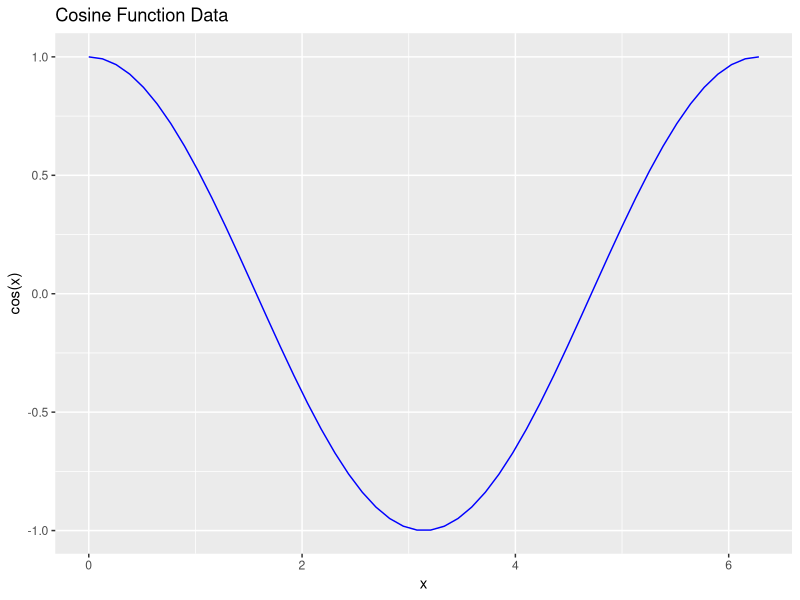
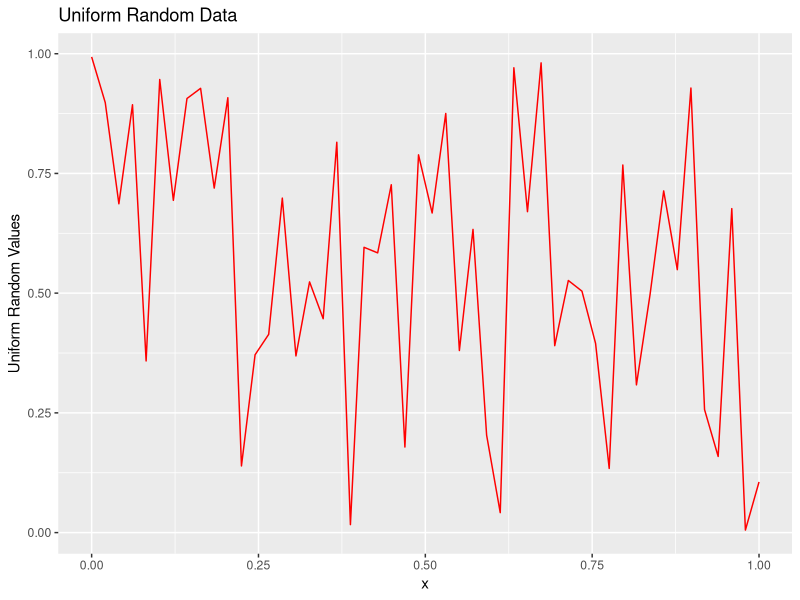
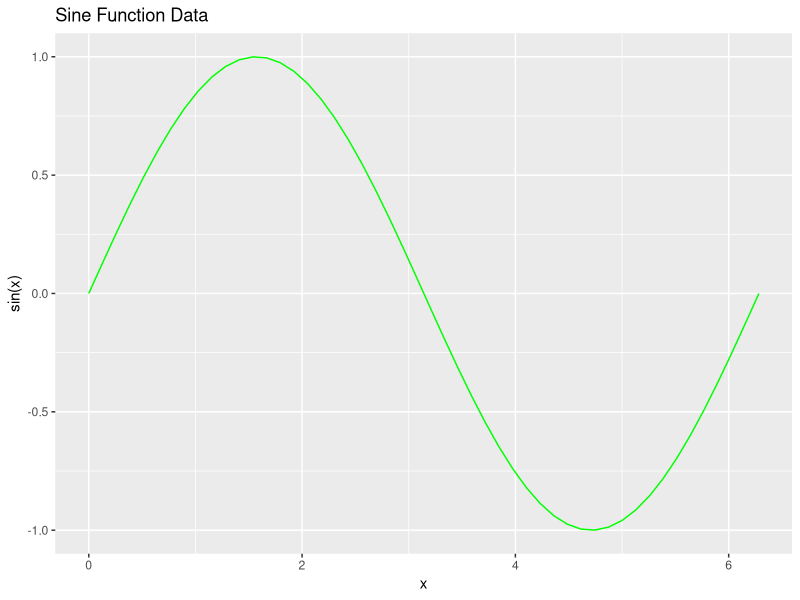
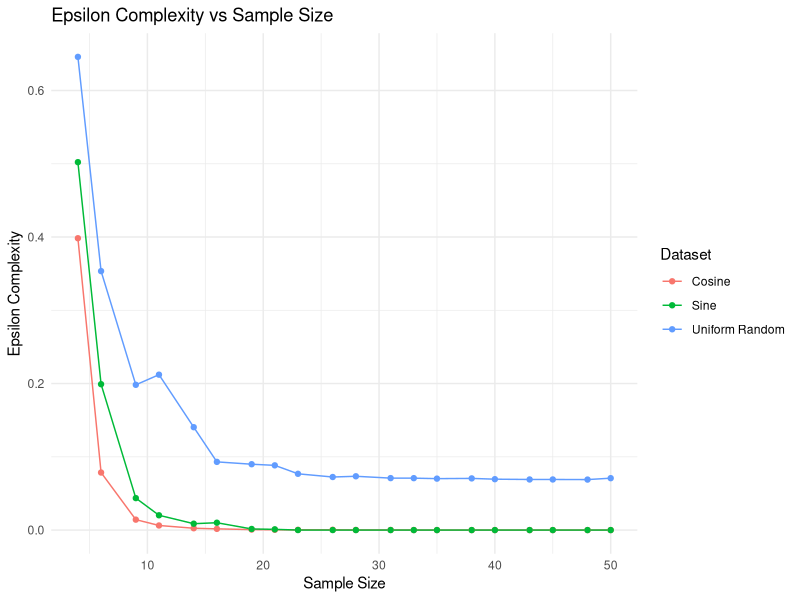

These figures' R source, in order:
## ---- chunk 1
library(splines)

generateCosineData <- function(n) {
  x <- seq(0, 2*pi, length.out = n)
  y <- cos(x)
  return(data.frame(x, y))
}

generateSineData <- function(n) {
  x <- seq(0, 2*pi, length.out = n)
  y <- sin(x)
  return(data.frame(x, y))
}

generateUniformRandomData <- function(n) {
  x <- seq(0, 1, length.out = n)
  y <- runif(n)
  return(data.frame(x, y))
}

performMonteCarloSimulation <- function(data, numSampleSizes, numIterationsPerSize) {
  n <- nrow(data)
  # Ensure minimum sample size is 4 for smooth.spline to work
  sampleSizes <- round(seq(n, 4, length.out = numSampleSizes))
  results <- numeric(length(sampleSizes))

  for (j in seq_along(sampleSizes)) {
    sampleSize <- sampleSizes[j]
    complexitySum <- 0

    for (i in 1:numIterationsPerSize) {
      sampledData <- data[sample(1:n, sampleSize), ]
      complexitySum <- complexitySum + calculateEpsilonComplexity(sampledData, data)
    }

    results[j] <- complexitySum / numIterationsPerSize
  }

  return(list(sampleSizes = sampleSizes, complexity = results))
}

calculateEpsilonComplexity <- function(sampledData, originalData) {
  splineFit <- smooth.spline(sampledData$x, sampledData$y)
  approxData <- predict(splineFit, originalData$x)
  deviation <- mean((originalData$y - approxData$y)^2)
  return(deviation)
}
## ---- chunk 2
numPoints <- 50
cosData <- generateCosineData(numPoints)
sineData <- generateSineData(numPoints)
uniformData <- generateUniformRandomData(numPoints)
## ---- chunk 3
# Parameters for the simulation
numSampleSizes <- 20 # Number of different sample sizes to test
numIterationsPerSize <- 100 # Number of iterations per sample size

# Running the simulation for cosine data
cosResults <- performMonteCarloSimulation(cosData, numSampleSizes, numIterationsPerSize)

# Running the simulation for sine data
sineResults <- performMonteCarloSimulation(sineData, numSampleSizes, numIterationsPerSize)

# Running the simulation for uniform random data
uniformResults <- performMonteCarloSimulation(uniformData, numSampleSizes, numIterationsPerSize)
## ---- chunk 4
library(ggplot2)

# Cosine Data Plot
ggplot(cosData, aes(x = x, y = y)) +
  geom_line(color = 'blue') +
  ggtitle('Cosine Function Data') +
  xlab('x') +
  ylab('cos(x)')

# Uniform Random Data Plot
ggplot(uniformData, aes(x = x, y = y)) +
  geom_line(color = 'red') +
  ggtitle('Uniform Random Data') +
  xlab('x') +
  ylab('Uniform Random Values')

ggplot(sineData, aes(x = x, y = y)) +
  geom_line(color = 'green') +
  ggtitle('Sine Function Data') +
  xlab('x') +
  ylab('sin(x)')

## ---- chunk 5
# Epsilon Complexity for Cosine Data
print('Epsilon Complexity for Cosine Data:')
print(cosResults)

# Epsilon Complexity for Sine Data
print('Epsilon Complexity for Sine Data:')
print(sineResults)

# Epsilon Complexity for Uniform Random Data
print('Epsilon Complexity for Uniform Random Data:')
print(uniformResults)
## ---- chunk 6
library(ggplot2)

# Preparing data for plotting
cos_complexity_df <- data.frame(SampleSize = cosResults$sampleSizes, 
                                EpsilonComplexity = cosResults$complexity, 
                                Dataset = 'Cosine')
sine_complexity_df <- data.frame(SampleSize = sineResults$sampleSizes, 
                                 EpsilonComplexity = sineResults$complexity, 
                                 Dataset = 'Sine')
uniform_complexity_df <- data.frame(SampleSize = uniformResults$sampleSizes, 
                                    EpsilonComplexity = uniformResults$complexity, 
                                    Dataset = 'Uniform Random')
complexity_df <- rbind(cos_complexity_df, uniform_complexity_df, sine_complexity_df)


# Plotting the results
ggplot(complexity_df, aes(x = SampleSize, y = EpsilonComplexity, color = Dataset)) +
  geom_line() +
  geom_point() +
  theme_minimal() +
  ggtitle('Epsilon Complexity vs Sample Size') +
  xlab('Sample Size') +
  ylab('Epsilon Complexity')
